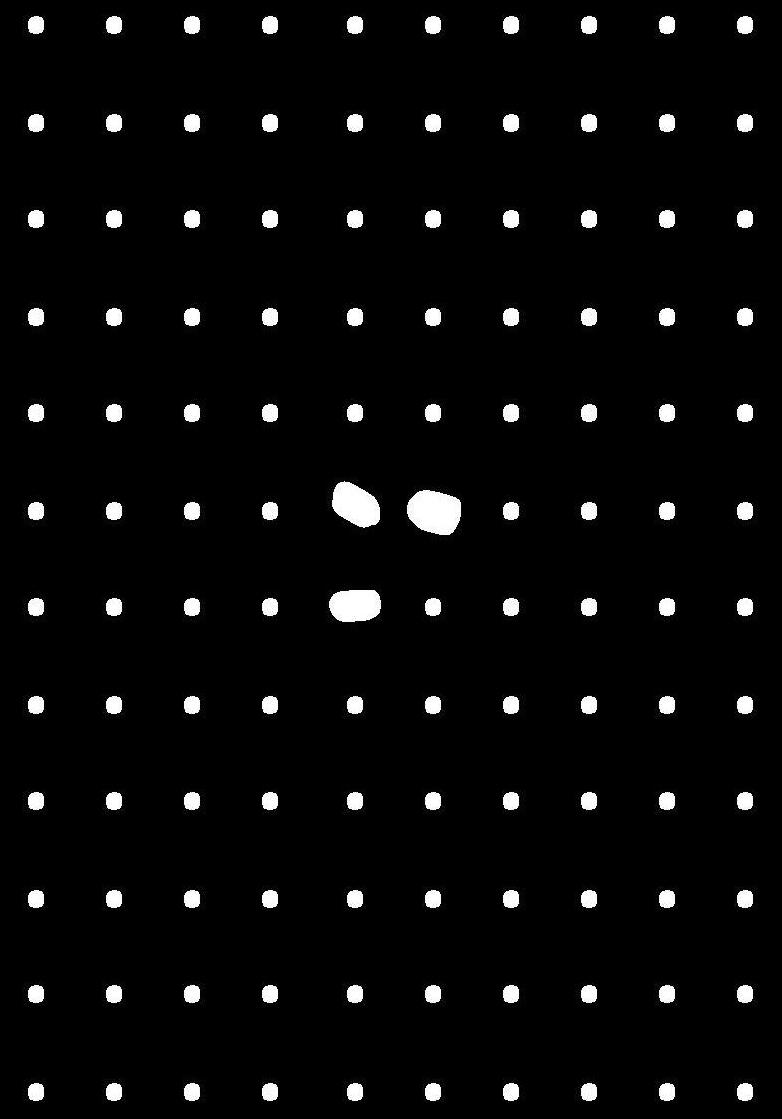
#> input picture images/original/projected.jpg, 782 x 1119 px
$ jupyter execute code.ipynb
#> lines starting #> are read from the running program, lines starting #| are printed output that depends on the picture; after the words box and inside, x2 and y2 are one past the last pixel; in counts of white or black regions, pixels touching at a corner belong together
# Author
**Name:** Justin Volheim

# Abstract

This Jupyter Notebook provides a comprehensive workflow for detecting and identifying the orientation of a grid pattern that has been projected with an unknown orientation.

The process involves several key steps, including contour detection, rectangle fitting, image rotation, and template matching. The notebook utilizes OpenCV for image processing tasks and Matplotlib for visualization. The primary methodology is to accurately identify the grid location and match the unique pattern against the original image to identify its orientation.

# Introduction
In many computer vision applications, detecting and identifying specific patterns within images is crucial. This notebook focuses on the detection and identification of grid patterns in binary images. The workflow is divided into several stages:

1. **Image Preprocessing**: Convert the input images to binary format to simplify the detection process.

2. **Grid Detection**: Use contour detection and minimum area rectangle fitting to locate the grid within the binary image.

3. **Identifier Extraction**: Crop the region of interest (identifier) from the detected grid and adjust its orientation to match the template dimensions.

4. **Template Matching**: Generate a set of rotated and flipped templates from a base template image. Compare the extracted identifier against these templates to find the closest match with associated orientation.

5. **Visualization**: Display the original image, projected image, template image, and segmented identifier image for visual verification.

The notebook includes functions for each of these stages, allowing for a modular and reusable approach to grid pattern detection and identification. By following this workflow, users can accurately identify grid patterns in various test images and compare them against predefined templates.

### Imports

[cell 1]
import numpy as np
import matplotlib.pyplot as plt
import cv2
import os

## Data Visualizations

### Image prior to projection

[cell 2]
original_image = cv2.imread('images/original/projected.jpg', cv2.IMREAD_GRAYSCALE)
#> original_image is the input picture: shape (1119, 782); min 0, max 255, mean 10
plt.imshow(original_image, cmap='gray')
plt.show()

### Visualization of projected test data

[cell 3]
# Get the list of image filenames in the test_images folder
image_folder = 'images/test_images'
image_filenames = [f for f in os.listdir(image_folder) if f.endswith('.jpg')]

# Determine the number of rows and columns for the subplot
num_cols = 4
num_rows = 2

# Create a figure and axes for the subplot
fig, axs = plt.subplots(num_rows, num_cols, figsize=(15, 5 * num_rows))

# Flatten the axes array for easy iteration
axs = axs.flatten()

# Loop through the image filenames and display each image
for i, filename in enumerate(image_filenames):
    image_path = os.path.join(image_folder, filename)
    image = plt.imread(image_path)
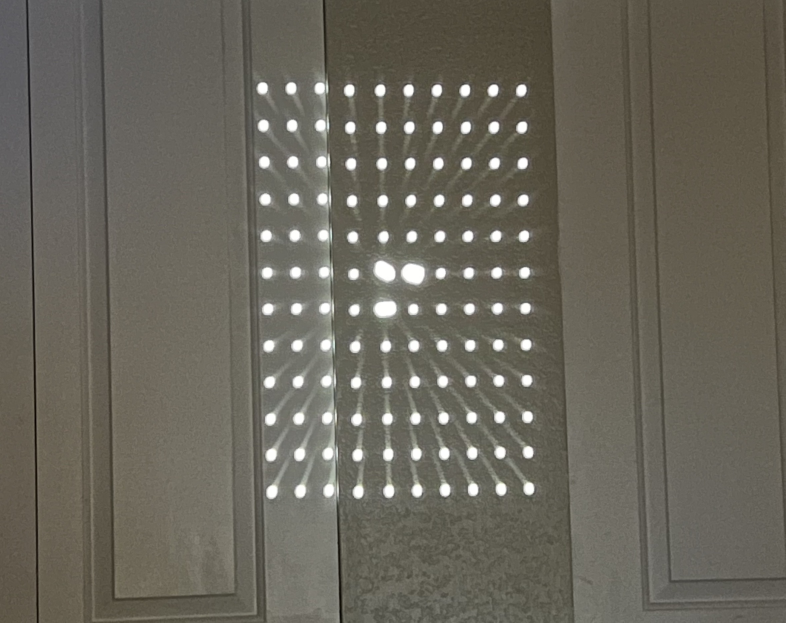
#> input picture images/test_images/0deg.jpg, 2357 x 1868 px (shown at 1/3 size)
#> image is the input picture: shape (1868, 2357, 3); mean R, G, B 105.5, 102.1, 91.5
    axs[i].imshow(image)
    axs[i].axis('off')
    if i == 7:
        break

# Hide any remaining empty subplots
for j in range(i + 1, len(axs)):
    axs[j].axis('off')
#> this loop made 2 passes
#> j on passes 1 to 2: 6, 7

plt.tight_layout()
plt.show()
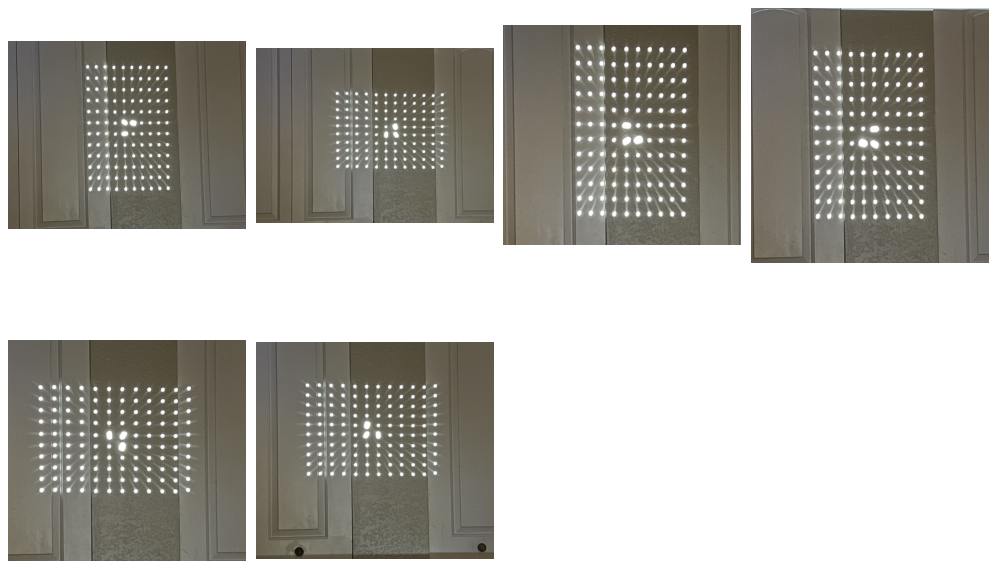
#> figure drawn by matplotlib, 6 panels
#> `_, binary = cv2.threshold(projected_image, 190, 255, cv2.THRESH_BINARY)`:
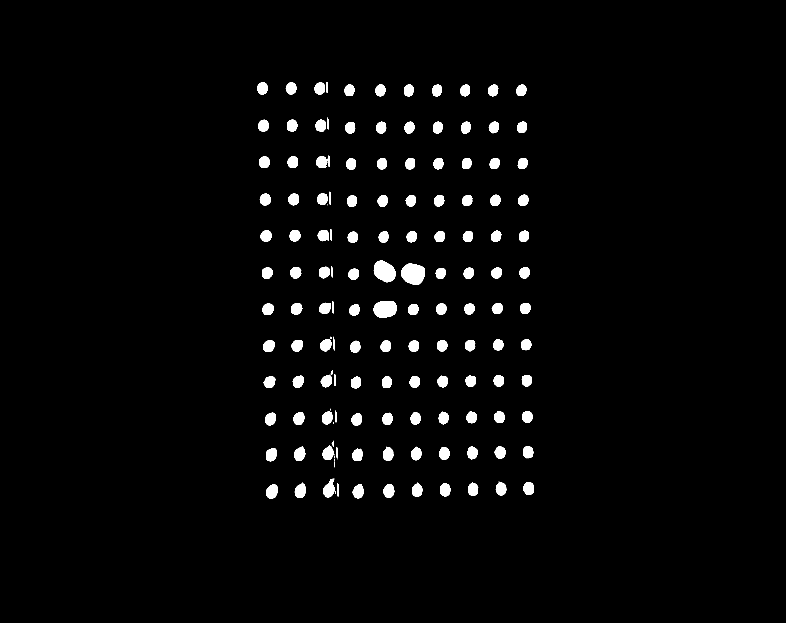
#> binary: shape (1868, 2357) (shown at 1/3 size); 2.6% white; 147 white regions (12 under 20 px), largest, box (x1, y1, x2, y2) and area: (1203, 791, 1274, 854) 3524, (1121, 782, 1186, 847) 3088, (1120, 903, 1190, 953) 2838

## Image processing

### Finding the grid within the image
- Note this function requires calibration depending on the pixel distance between grid dots
see(kernel = cv2.getStructuringElement(cv2.MORPH_RECT, (50, 50)))

[cell 4]
def find_grid(binary):
    """
    Finds the grid in a binary image by detecting contours and fitting a minimum area rectangle.
    Args:
        binary (numpy.ndarray): The binary image in which to find the grid.
    Returns:
        tuple: A tuple containing:
            - box (numpy.ndarray): The corner points of the detected rectangle.
            - angle (float): The rotation angle of the detected rectangle.
            If no rectangle is found, returns (None, None).
    """

    # Merge all the dots in order to create a single rectangle contour
    kernel = cv2.getStructuringElement(cv2.MORPH_RECT, (50, 50))
    dilated = cv2.dilate(binary, kernel, iterations=2)
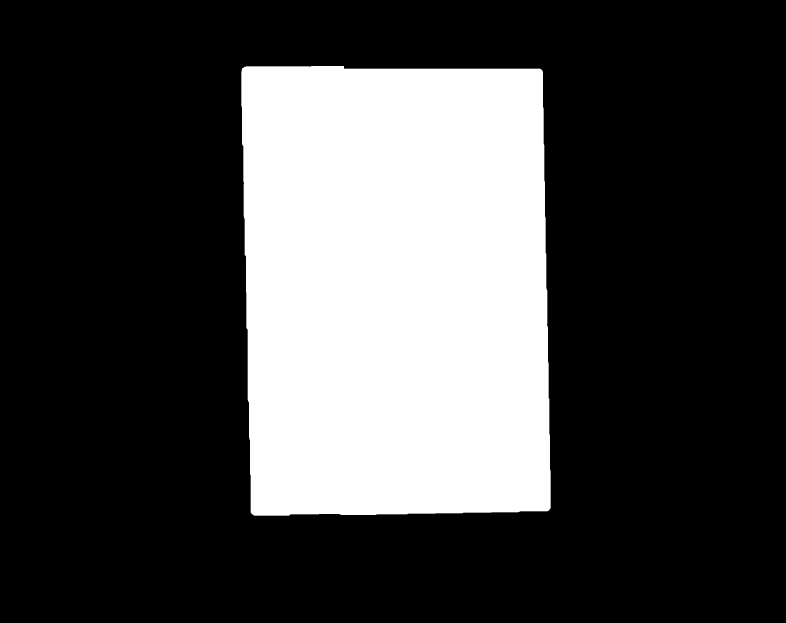
#> dilated: shape (1868, 2357) (shown at 1/3 size); 27.4% white; 1 white region
    contours, _ = cv2.findContours(dilated, cv2.RETR_EXTERNAL, cv2.CHAIN_APPROX_SIMPLE)
#> contours = 1 contour; box (x1, y1, x2, y2) and area: (724, 198, 1652, 1547) 1204954

    # Loop through contours to find rectangles
    for contour in contours:
        # Fit a minimum area rectangle
        rect = cv2.minAreaRect(contour)  # Returns (center, (width, height), angle)

        # Check if the rectangle has the correct aspect ratio
        ratio = rect[1][0] / rect[1][1]
        known_ratio = 782 / 1119
        error_rate = 0.1
        #
        if not ((ratio < known_ratio * (1 + error_rate) and ratio > known_ratio * (1 - error_rate)) or (1/ratio < known_ratio * (1 + error_rate) and 1/ratio > known_ratio * (1 - error_rate))):
            continue
        # Get corner points of the rectangle
        box = np.intp(cv2.boxPoints(rect))

        return box , rect[2]
#> this loop made 1 pass
#> (rect, ratio, known_ratio, error_rate, box) on pass 1: (((1187.5, 866.7), (906.6, 1352.1), -1.07), 0.671, 0.699, 0.1, [[746, 1551], [721, 199], [1628, 182], [1653, 1534]])
    return None, None


# Test the find_grid function on a sample image

projected_image = cv2.imread('images/test_images/0deg.jpg', cv2.IMREAD_GRAYSCALE)
_, binary = cv2.threshold(projected_image, 190, 255, cv2.THRESH_BINARY)
box, angle = find_grid(binary)
#> box = [[746, 1551], [721, 199], [1628, 182], [1653, 1534]]; angle = -1.07
image2 = np.array(plt.imread('images/test_images/0deg.jpg'))
if box is not None:
    plt.figure(figsize=(5, 5))
    cv2.drawContours(image2, [box], 0, (0, 255, 0), 50)
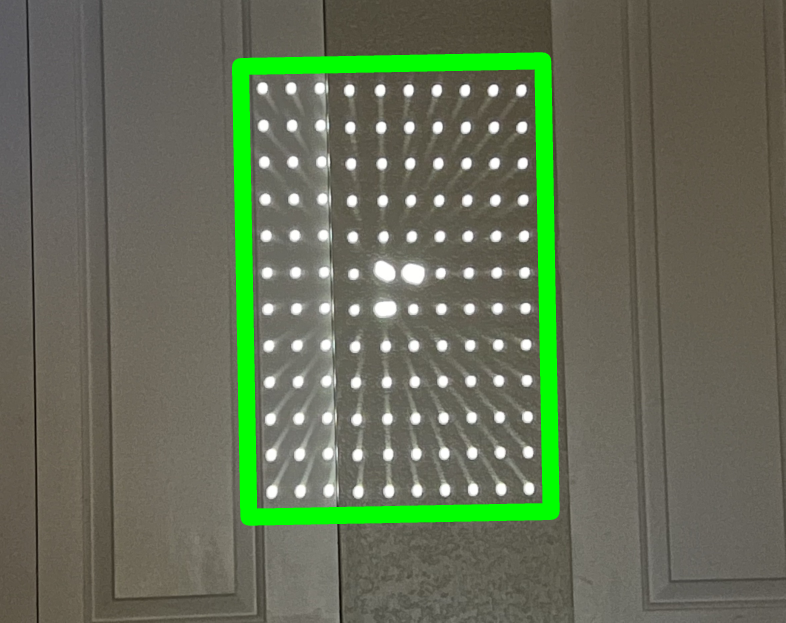
#> image2: shape (1868, 2357, 3) (shown at 1/3 size); mean R, G, B 100.5, 110.5, 87.3
    plt.imshow(image2)
    plt.show()
else:
    print("No grid found")

### Locate and crop the inner identifier

[cell 5]
def find_identifier(image,box, angle):
    """
    Finds and crops the identifier region from the image based on the given box and angle.
    Args:
        image (numpy.ndarray): The input image from which to find the identifier.
        box (numpy.ndarray): The corner points of the rectangle.
        angle (float): The rotation angle of the rectangle.
    Returns:
        tuple: A tuple containing:
            - cropped (numpy.ndarray): The cropped identifier region.
            - rotated (bool): A flag indicating if the cropped image was rotated to match template dimensions.
    """
#> called with box = array of shape (4, 2), angle = -1.07
    # Get the image dimensions
    (h, w) = image.shape[:2]

    # Define the center of the image
    center = (w // 2, h // 2)

    # Define the rotation matrix
    M = cv2.getRotationMatrix2D(center, angle, 1.0)
#> M = [[1, -0.0187, 17.7], [0.0187, 1, -21.9]]

    # Perform the rotation
    rotated = cv2.warpAffine(image, M, (w, h))
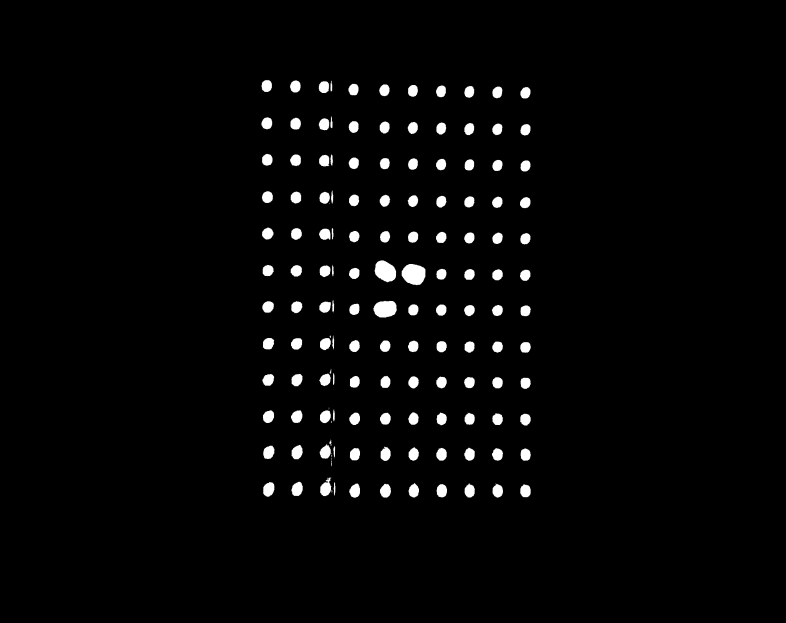
#> rotated: shape (1868, 2357) (shown at 1/3 size); min 0, max 255, mean 6.6

    # Rotate the box
    rotated_box = cv2.transform(np.array([box]), M)[0]
#> rotated_box = [[735, 1543], [735, 191], [1642, 191], [1642, 1543]]
    # crop the image to the box
    x, y, w, h = cv2.boundingRect(rotated_box)
#> x = 735; y = 191; w = 908; h = 1353

    # Crop the image for the identifier
    tl, br = (x+int(w*0.4), y+int(h*0.4)), (x+int(w*0.6), y+int(h*0.6))
#> tl = (1098, 732); br = (1279, 1002)
    cropped = rotated[tl[1]:br[1], tl[0]:br[0]]
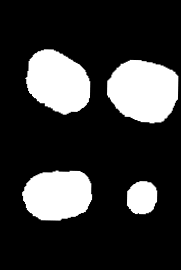
#> cropped: shape (270, 181); min 0, max 255, mean 53.6

    # rotate the image to match the template dimensions if needed
    rotated = False
    if cropped.shape[0] < cropped.shape[1]:
        rotated = True
        cropped = cv2.rotate(cropped, cv2.ROTATE_90_CLOCKWISE)

    return cropped, rotated

cropped, rotated = find_identifier(binary, box, angle)
#> rotated = False
plt.imshow(cropped)
plt.show()

### Utilize the original template to generate all the variations

[cell 6]
def generate_templates(template):
    """
    Generates a set of templates by rotating and flipping the given template.
    Args:
        template (numpy.ndarray): The input template image.
    Returns:
        list: A list of generated template images.
    """
    templates = []
    for j in [0,1]:
        for i in [0,1,2,3]:
            temp = template.copy()
            if j == 1:
                temp = np.flip(template, 1)
            temp = np.rot90(temp, i)
            templates.append(temp)
    return templates

# Load the template image
template = cv2.imread('images/original/template.jpg', cv2.IMREAD_GRAYSCALE)
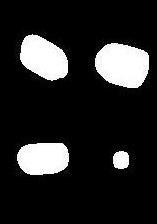
#> input picture images/original/template.jpg, 157 x 224 px
#> template is the input picture: shape (224, 157); min 0, max 255, mean 37.4

# resize the template to match the cropped image
template = cv2.resize(template, (cropped.shape[1], cropped.shape[0]))
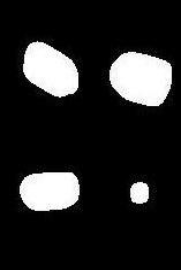
#> template: shape (270, 181); min 0, max 255, mean 37.4
templates = generate_templates(template)
#> after the loop in generate_templates, `for j in [0,1]:`: templates = 8 items
#> templates = 8 items

# Display the generated templates
fig, axs = plt.subplots(1, 8, figsize=(15, 5))
for i, temp in enumerate(templates):
    axs[i].imshow(temp, cmap='gray')
    axs[i].axis('off')
#> this loop made 8 passes
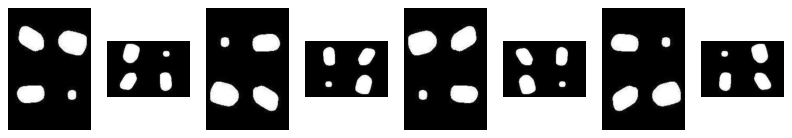
#> figure drawn by matplotlib, 8 panels

### Find the closest template to the cropped image and resultant orientation

[cell 7]
def find_closest_image(query_image, image_set):
    """
    Finds the closest matching image from a set of images based on the difference score.
    Args:
        query_image (numpy.ndarray): The query image to compare.
        image_set (list of numpy.ndarray): The set of images to compare against.
    Returns:
        int: The index of the closest matching image in the image set.
    """
    # Initialize variables to store the index and score of the closest image
    diff_index = -1
    diff_min_score = float('inf')


    for i, target_image in enumerate(image_set):
        # Skip images that are not the same shape
        if query_image.shape != target_image.shape:
            continue

        # Calculate the difference score
        diff_score = np.sum(abs(query_image - target_image))
        if diff_score < diff_min_score:
            diff_min_score = diff_score
            diff_index = i
#> this loop made 8 passes
#> (diff_score, diff_min_score, diff_index) on pass 1: (1947698, 1947698, 0)
#> after the loop, diff_index = 0; diff_min_score = 1947698

    return diff_index

# Find the closest matching template
index = find_closest_image(cropped, templates)
#> index = 0

# map the index to the corresponding angle
if not rotated:
    converter = {0:(0,0),1:(0,270),2:(0,180),3:(0,90),4:(1,0),5:(1,270),6:(1,180),7:(1,90)}
else:
    converter = {0:(0,270),1:(0,180),2:(0,90),3:(0,0),4:(1,270),5:(1,180),6:(1,90),7:(1,0)}

print("The identifier is at angle:", round(converter[index][1]+angle,-1)%360)
#| The identifier is at angle: 0.0
print("Image is flipped:", bool(converter[index][0]))
#| Image is flipped: False

### Displaying the images

[cell 8]
def display(org_image,projected_image, index, templs,comparison):
    """
    Displays the original image, projected image, template image, and segmented image in a 2x2 subplot.
    Args:
        org_image (numpy.ndarray): The original image.
        projected_image (numpy.ndarray): The projected image.
        index (int): The index of the closest matching template image.
        templs (list of numpy.ndarray): The list of template images.
        comparison (numpy.ndarray): The segmented identifier image for comparison.
    Returns:
        None
    """
#> called with index = 0
    fig, axs = plt.subplots(2, 2, figsize=(8, 8))
    # Show the closest match
    axs[0, 0].imshow(templs[index], cmap='gray')
    axs[0, 0].set_title('Matched Template')

    # Show the segmented image
    axs[0, 1].imshow(comparison, cmap='gray')
    axs[0, 1].set_title('Projected Identifier')

    # Show the original image
    axs[1, 0].imshow(projected_image)
    axs[1, 0].set_title('Original')

    # Show the test image
    axs[1, 1].imshow(org_image, cmap='gray')
    axs[1, 1].set_title('Image')

    plt.show()
#> the loop in find_grid, `for contour in contours:` made 1 pass

display(projected_image,original_image,  index, templates, templates[index])

### Combining all the previous parts together and testing

[cell 9]
projected_image = cv2.imread('images/original/projected.jpg', cv2.IMREAD_GRAYSCALE)
template = cv2.imread('images/original/template.jpg', cv2.IMREAD_GRAYSCALE)

sol =  {'0deg.jpg':(0,0),'n90deg.jpg':(0,270),'n180deg.jpg':(0,180),'n270deg.jpg':(0,90),
            'test2.jpg':(0, 90),'test.jpg':(1,0),
            'flip1.jpg':(1,90),'flip3.jpg':(1,270),'flip2.jpg':(1,180),'flip4.jpg':(1,0),}


for filename in os.listdir('images/test_images'):

    if filename.endswith('.jpg'):
        image = cv2.imread(f'images/test_images/{filename}', cv2.IMREAD_GRAYSCALE)
        _, binary = cv2.threshold(image, 190, 255, cv2.THRESH_BINARY)

        box,box_rot = find_grid(binary)
#> box_rot = -1.07

        ident_segment,rotated = find_identifier(binary,box,box_rot)

        # resize the template to the size of the identifier image
        template1 = cv2.resize(template, (ident_segment.shape[1], ident_segment.shape[0]))
        templates = generate_templates(template1)

        # (bool flipped, int angle)
        if not rotated:
            converter = {0:(0,0),1:(0,270),2:(0,180),3:(0,90),4:(1,0),5:(1,270),6:(1,180),7:(1,90)}
        else:
            converter = {0:(0,270),1:(0,180),2:(0,90),3:(0,0),4:(1,270),5:(1,180),6:(1,90),7:(1,0)}

        min_index = find_closest_image(ident_segment, templates)
#> the loop in find_closest_image (call 2), `for i, target_image in enumerate(image_set):` made 8 passes
#> min_index = 0
        orint = (converter[min_index][0],round((converter[min_index][1]+box_rot),-1)%360)
#> orint = (0, 0)

        if sol[filename] != orint:
            print('Warning mismatched answer: ',filename,sol[filename],orint)
        else:
            print('Correct Orientation Found: ',orint,filename)
#| Correct Orientation Found:  (0, 0.0) 0deg.jpg
        display(image,projected_image, min_index, templates,ident_segment)
